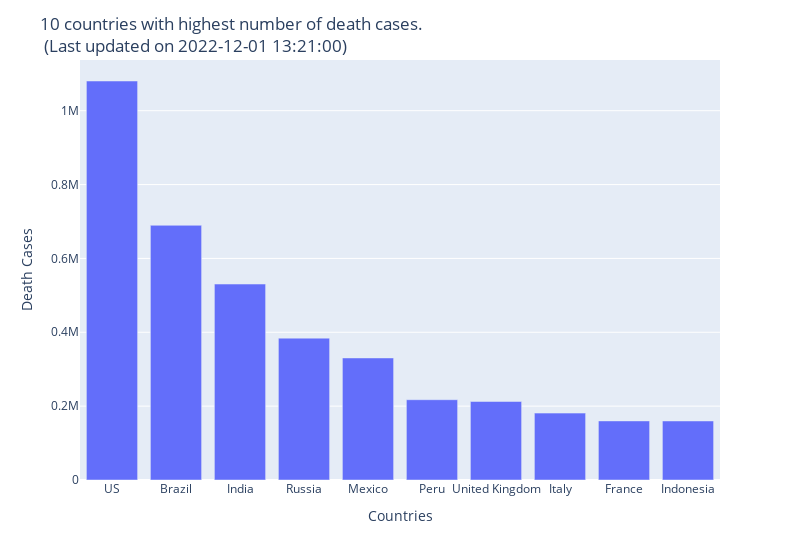
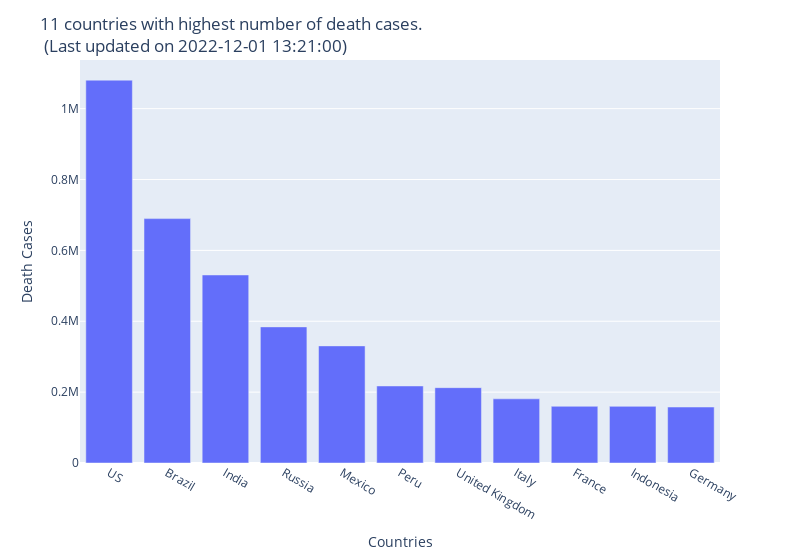

Here is the notebook cell these charts were saved with, in order:
### Markdown cell above
### Data Visualization through Bar Charts
#### Worst Hit Countries - Confirmed Cases

### Code cell
def deathCases_bar_chart(n):
    df1 = country_df.sort_values(by='deaths', ascending=False)
    fig = px.bar(df1.head(n), x="country", y="deaths")

    fig.update_layout(
    title=str(n) +" countries with highest number of death cases. <br> (Last updated on "+ df1.last_update[1] +")",
    xaxis_title="Countries",
    yaxis_title="Death Cases",
    width = 800
    )
    
    fig.show();


interact(deathCases_bar_chart, n=10)
ipywLayout = widgets.Layout()
ipywLayout.display='none'

### Figure 1 — Plotly figure (JSON) as saved in the notebook; plotly's stock layout.template omitted (floating-point values rounded to 4 significant figures)
{"data": [{"alignmentgroup": "True", "hovertemplate": "country=%{x}<br>deaths=%{y}<extra></extra>", "legendgroup": "", "marker": {"color": "#636efa", "pattern": {"shape": ""}}, "name": "", "offsetgroup": "", "orientation": "v", "showlegend": false, "textposition": "auto", "type": "bar", "x": ["US", "Brazil", "India", "Russia", "Mexico", "Peru", "United Kingdom", "Italy", "France", "Indonesia"], "xaxis": "x", "y": [1080444, 689665, 530622, 384159, 330495, 217414, 212585, 181098, 159990, 159830], "yaxis": "y"}], "layout": {"barmode": "relative", "legend": {"tracegroupgap": 0}, "margin": {"t": 60}, "title": {"text": "10 countries with highest number of death cases. <br> (Last updated on 2022-12-01 13:21:00)"}, "width": 800, "xaxis": {"anchor": "y", "domain": [0, 1], "title": {"text": "Countries"}}, "yaxis": {"anchor": "x", "domain": [0, 1], "title": {"text": "Death Cases"}}}}

### Figure 2 — Plotly figure (JSON) as saved in the notebook; plotly's stock layout.template omitted (floating-point values rounded to 4 significant figures)
{"data": [{"alignmentgroup": "True", "hovertemplate": "country=%{x}<br>deaths=%{y}<extra></extra>", "legendgroup": "", "marker": {"color": "#636efa", "pattern": {"shape": ""}}, "name": "", "offsetgroup": "", "orientation": "v", "showlegend": false, "textposition": "auto", "type": "bar", "x": ["US", "Brazil", "India", "Russia", "Mexico", "Peru", "United Kingdom", "Italy", "France", "Indonesia", "Germany"], "xaxis": "x", "y": [1080444, 689665, 530622, 384159, 330495, 217414, 212585, 181098, 159990, 159830, 157943], "yaxis": "y"}], "layout": {"barmode": "relative", "legend": {"tracegroupgap": 0}, "margin": {"t": 60}, "title": {"text": "11 countries with highest number of death cases. <br> (Last updated on 2022-12-01 13:21:00)"}, "width": 800, "xaxis": {"anchor": "y", "domain": [0, 1], "title": {"text": "Countries"}}, "yaxis": {"anchor": "x", "domain": [0, 1], "title": {"text": "Death Cases"}}}}
